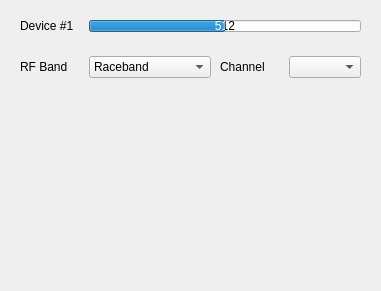
<?xml version="1.0" encoding="UTF-8"?>
<ui version="4.0">
 <class>ChorusDeviceForm</class>
 <widget class="QWidget" name="ChorusDeviceForm">
  <property name="geometry">
   <rect>
    <x>0</x>
    <y>0</y>
    <width>377</width>
    <height>291</height>
   </rect>
  </property>
  <property name="windowTitle">
   <string>Form</string>
  </property>
  <layout class="QVBoxLayout" name="verticalLayout">
   <item>
    <widget class="QWidget" name="widget" native="true">
     <property name="maximumSize">
      <size>
       <width>16777215</width>
       <height>30</height>
      </size>
     </property>
     <layout class="QHBoxLayout" name="horizontalLayout">
      <property name="spacing">
       <number>9</number>
      </property>
      <item>
       <widget class="QLabel" name="Idlabel">
        <property name="minimumSize">
         <size>
          <width>60</width>
          <height>0</height>
         </size>
        </property>
        <property name="maximumSize">
         <size>
          <width>75</width>
          <height>16777215</height>
         </size>
        </property>
        <property name="text">
         <string>Device #1</string>
        </property>
       </widget>
      </item>
      <item>
       <widget class="QProgressBar" name="rssiProgressBar">
        <property name="maximum">
         <number>1024</number>
        </property>
        <property name="value">
         <number>512</number>
        </property>
        <property name="format">
         <string>%v</string>
        </property>
       </widget>
      </item>
     </layout>
    </widget>
   </item>
   <item>
    <widget class="QWidget" name="widget_2" native="true">
     <property name="maximumSize">
      <size>
       <width>16777215</width>
       <height>40</height>
      </size>
     </property>
     <layout class="QHBoxLayout" name="horizontalLayout_2">
      <property name="spacing">
       <number>9</number>
      </property>
      <item>
       <widget class="QLabel" name="bandlabel">
        <property name="minimumSize">
         <size>
          <width>60</width>
          <height>0</height>
         </size>
        </property>
        <property name="maximumSize">
         <size>
          <width>60</width>
          <height>16777215</height>
         </size>
        </property>
        <property name="text">
         <string>RF Band</string>
        </property>
       </widget>
      </item>
      <item>
       <widget class="QComboBox" name="bandComboBox">
        <item>
         <property name="text">
          <string>Raceband</string>
         </property>
        </item>
        <item>
         <property name="text">
          <string>Band A</string>
         </property>
        </item>
        <item>
         <property name="text">
          <string>Band B</string>
         </property>
        </item>
        <item>
         <property name="text">
          <string>Band E</string>
         </property>
        </item>
        <item>
         <property name="text">
          <string>Band F / Airwave</string>
         </property>
        </item>
        <item>
         <property name="text">
          <string>Band D</string>
         </property>
        </item>
        <item>
         <property name="text">
          <string>Connex</string>
         </property>
        </item>
        <item>
         <property name="text">
          <string>Connex 2</string>
         </property>
        </item>
       </widget>
      </item>
      <item>
       <widget class="QLabel" name="channelLabel">
        <property name="minimumSize">
         <size>
          <width>60</width>
          <height>0</height>
         </size>
        </property>
        <property name="maximumSize">
         <size>
          <width>60</width>
          <height>16777215</height>
         </size>
        </property>
        <property name="text">
         <string>Channel</string>
        </property>
       </widget>
      </item>
      <item>
       <widget class="QComboBox" name="channelComboBox"/>
      </item>
     </layout>
    </widget>
   </item>
   <item>
    <widget class="QWidget" name="widget_4" native="true"/>
   </item>
   <item>
    <widget class="QWidget" name="widget_3" native="true"/>
   </item>
  </layout>
 </widget>
 <resources/>
 <connections/>
</ui>
